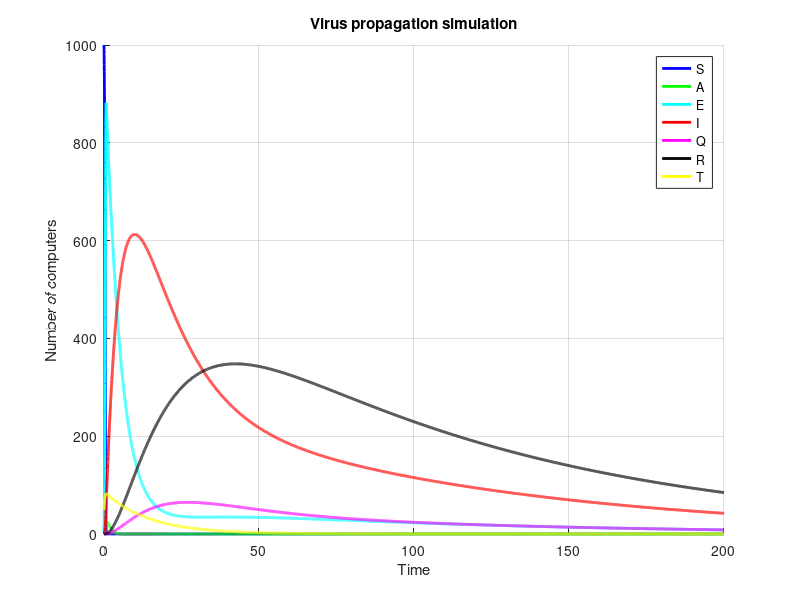

Recreate this plot in MATLAB.
%case_1
% beta = 0.5; tau = 0.05; sigma1 = 0.01; sigma2 = 0.05;
%case_2
% beta = 0.2; tau = 0.08; sigma1 = 0.01; sigma2 = 0.05;
%case_3
% beta = 0.4; alpha = 0.05; tau = 0.06; sigma2 = 0.01; sigma1 = 0.03;

function virus_propagation_simulation
    % Define model parameters
    beta = 0.4; alpha = 0.05; gamma = 0.2;
    sigma1 = 0.03; sigma2 = 0.01;
    omega = 0.1; tau = 0.06; muS = 0.01;
    muA = 0.01; muE = 0.01; muI = 0.01;
    muQ = 0.01; muR = 0.01; muT = 0.01;
    phi1 = 0.003; eta = 0.02; delta = 0.05; B = 0;

    % Initial conditions
    S0 = 1000; A0 = 10; E0 = 5; I0 = 1;
    Q0 = 0; R0 = 0; T0 = 50;
    y0 = [S0 A0 E0 I0 Q0 R0 T0];
    tspan = [0 200];

    % Solve the ODE system
    [t, y] = ode45(@(t,y) saeiqrst_model(t, y, beta, alpha, gamma, sigma1, ...
        sigma2, omega, tau, muS, muA, muE, muI, muQ, muR, muT, phi1, eta, delta, B), ...
        tspan, y0);

    % Plot the results
    figure; hold on;
    plot(t, y(:,1), 'b', 'LineWidth', 2); % S
    plot(t, y(:,2), 'g', 'LineWidth', 2); % A
    plot(t, y(:,3), 'c', 'LineWidth', 2); % E
    plot(t, y(:,4), 'r', 'LineWidth', 2); % I
    plot(t, y(:,5), 'm', 'LineWidth', 2); % Q
    plot(t, y(:,6), 'k', 'LineWidth', 2); % R
    plot(t, y(:,7), 'y', 'LineWidth', 2); % T
    legend('S','A','E','I','Q','R','T');
    xlabel('Time'); ylabel('Number of computers');
    title('Virus propagation simulation');
    grid on; hold off;
end

function dydt = saeiqrst_model(~, y, beta, alpha, gamma, sigma1, sigma2, omega, ...
    tau, muS, muA, muE, muI, muQ, muR, muT, phi1, eta, delta, B)

    S = y(1); A = y(2); E = y(3); I = y(4);
    Q = y(5); R = y(6); T = y(7);

    dS = B - beta*S*I - alpha*S - omega*S + eta*R + tau*T - muS*S;
    dA = alpha*S - phi1*A*I - muA*A;
    dE = beta*S*I + phi1*A*I - gamma*E - muE*E;
    dI = gamma*E - (sigma1 + sigma2)*I - muI*I;
    dQ = sigma2*I - delta*Q - muQ*Q;
    dR = sigma1*I + delta*Q - eta*R - muR*R;
    dT = omega*S - tau*T - muT*T;

    dydt = [dS; dA; dE; dI; dQ; dR; dT];
end
